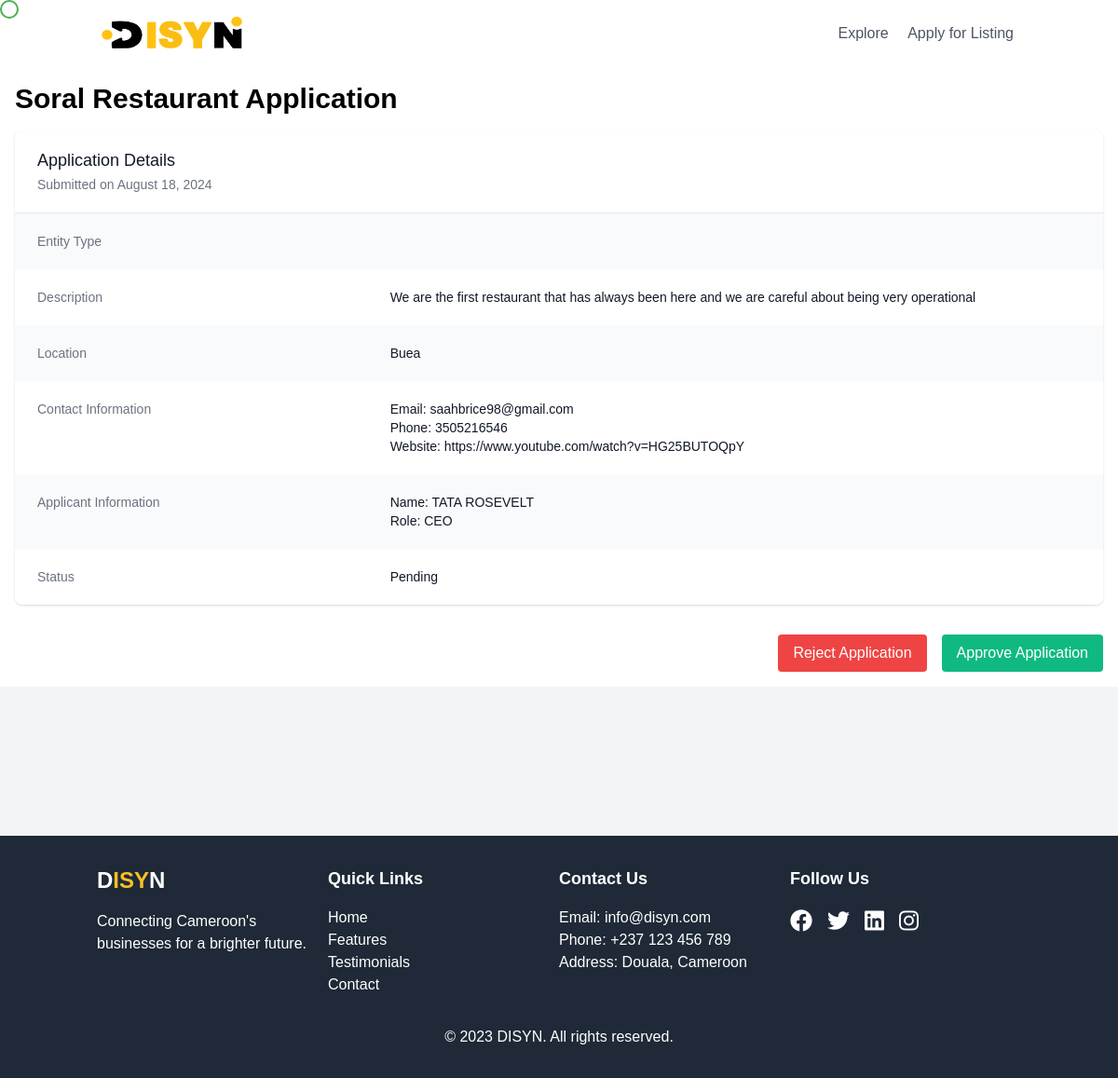
Page /applications/2/ on the committed database.
### entities/models.py (models this page shows, shortened)
class Application(models.Model):
    STATUS_CHOICES = (
        ('pending', 'Pending'),
        ('approved', 'Approved'),
        ('rejected', 'Rejected'),
    )
    name = models.CharField(max_length=200)
    entity_type = models.ForeignKey(EntityType, on_delete=models.PROTECT, related_name='applications')
    description = models.TextField()
    location = models.CharField(max_length=200)
    email = models.EmailField()
    phone = models.CharField(max_length=20)
    website = models.URLField(blank=True)
    status = models.CharField(max_length=20, choices=STATUS_CHOICES, default='pending')
    applicant_name = models.CharField(max_length=100, null=True)
    applicant_role = models.CharField(max_length=100, null=True)
    created_at = models.DateTimeField(auto_now_add=True)
    updated_at = models.DateTimeField(auto_now=True)

### entities/views.py (the view, shortened to what this page needs)
# urls.py: path('applications/<int:pk>/', views.ApplicationDetailView.as_view(), name='application_detail'),
class ApplicationDetailView(DetailView):
    model = Application
    template_name = 'entities/application_detail.html'
    context_object_name = 'application'

### entities/templates/entities/application_detail.html (shortened to what this page needs)
{% extends 'entities/base.html' %}
{% block content %}
    <h1 class="text-3xl font-bold mb-4">{{ application.name }} Application</h1>
    <div class="bg-white shadow overflow-hidden sm:rounded-lg">
        <div class="px-4 py-5 sm:px-6">
            <h3 class="text-lg leading-6 font-medium text-gray-900">
                Application Details
            </h3>
            <p class="mt-1 max-w-2xl text-sm text-gray-500">
                Submitted on {{ application.created_at|date:"F d, Y" }}
            </p>
        </div>
        <div class="border-t border-gray-200">
            <dl>
                <div class="bg-gray-50 px-4 py-5 sm:grid sm:grid-cols-3 sm:gap-4 sm:px-6">
                    <dt class="text-sm font-medium text-gray-500">
                        Entity Type
                    </dt>
                    <dd class="mt-1 text-sm text-gray-900 sm:mt-0 sm:col-span-2">
                    </dd>
                </div>
                <div class="bg-white px-4 py-5 sm:grid sm:grid-cols-3 sm:gap-4 sm:px-6">
                    <dt class="text-sm font-medium text-gray-500">
                        Description
                    </dt>
                    <dd class="mt-1 text-sm text-gray-900 sm:mt-0 sm:col-span-2">
                        {{ application.description }}
                    </dd>
                </div>
                <div class="bg-gray-50 px-4 py-5 sm:grid sm:grid-cols-3 sm:gap-4 sm:px-6">
                    <dt class="text-sm font-medium text-gray-500">
                        Location
                    </dt>
                    <dd class="mt-1 text-sm text-gray-900 sm:mt-0 sm:col-span-2">
                        {{ application.location }}
                    </dd>
                </div>
                <div class="bg-white px-4 py-5 sm:grid sm:grid-cols-3 sm:gap-4 sm:px-6">
                    <dt class="text-sm font-medium text-gray-500">
                        Contact Information
                    </dt>
                    <dd class="mt-1 text-sm text-gray-900 sm:mt-0 sm:col-span-2">
                        Email: {{ application.email }}<br>
                        Phone: {{ application.phone }}<br>
                        Website: {{ application.website|default:"N/A" }}
                    </dd>
                </div>
                <div class="bg-gray-50 px-4 py-5 sm:grid sm:grid-cols-3 sm:gap-4 sm:px-6">
                    <dt class="text-sm font-medium text-gray-500">
                        Applicant Information
                    </dt>
                    <dd class="mt-1 text-sm text-gray-900 sm:mt-0 sm:col-span-2">
                        Name: {{ application.applicant_name }}<br>
                        Role: {{ application.applicant_role }}
                    </dd>
                </div>
                <div class="bg-white px-4 py-5 sm:grid sm:grid-cols-3 sm:gap-4 sm:px-6">
                    <dt class="text-sm font-medium text-gray-500">
                        Status
                    </dt>
                    <dd class="mt-1 text-sm text-gray-900 sm:mt-0 sm:col-span-2">
                        {{ application.get_status_display }}
                    </dd>
                </div>
            </dl>
        </div>
    </div>
    {% if application.status == 'pending' %}
        <div class="mt-8 flex justify-end space-x-4">
            <form method="post">
                <button type="submit" class="bg-red-500 text-white px-4 py-2 rounded hover:bg-red-600">
                    Reject Application
                </button>
            </form>
            <form method="post">
                <button type="submit" class="bg-green-500 text-white px-4 py-2 rounded hover:bg-green-600">
                    Approve Application
                </button>
            </form>
        </div>
    {% endif %}
{% endblock %}

### entities/templates/entities/base.html (style rules this page uses)
body { font-family: 'CustomFont', sans-serif; }

### rows in the picture
Application: name "Soral Restaurant", created_at "August 18, 2024", description "We are the first restaurant that has always been here and we are careful about being very operational", location "Buea", email "saahbrice98@gmail.com", phone "3505216546", website "https://www.youtube.com/watch?v=HG25BUTOQpY", applicant_name "TATA ROSEVELT", applicant_role "CEO", status "Pending"
